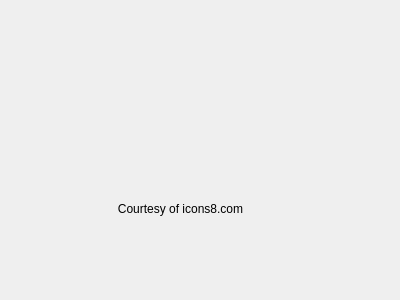
<?xml version="1.0" encoding="UTF-8"?>
<ui version="4.0">
 <class>Dialog_Busy</class>
 <widget class="QDialog" name="Dialog_Busy">
  <property name="windowModality">
   <enum>Qt::ApplicationModal</enum>
  </property>
  <property name="geometry">
   <rect>
    <x>0</x>
    <y>0</y>
    <width>400</width>
    <height>300</height>
   </rect>
  </property>
  <property name="windowTitle">
   <string>Please Wait</string>
  </property>
  <property name="modal">
   <bool>true</bool>
  </property>
  <widget class="QLabel" name="movieLabel">
   <property name="geometry">
    <rect>
     <x>80</x>
     <y>40</y>
     <width>211</width>
     <height>141</height>
    </rect>
   </property>
   <property name="text">
    <string/>
   </property>
   <property name="alignment">
    <set>Qt::AlignCenter</set>
   </property>
  </widget>
  <widget class="QLabel" name="courtesyLabel">
   <property name="geometry">
    <rect>
     <x>90</x>
     <y>200</y>
     <width>181</width>
     <height>17</height>
    </rect>
   </property>
   <property name="text">
    <string>Courtesy of icons8.com</string>
   </property>
   <property name="alignment">
    <set>Qt::AlignCenter</set>
   </property>
  </widget>
 </widget>
 <resources/>
 <connections/>
</ui>
